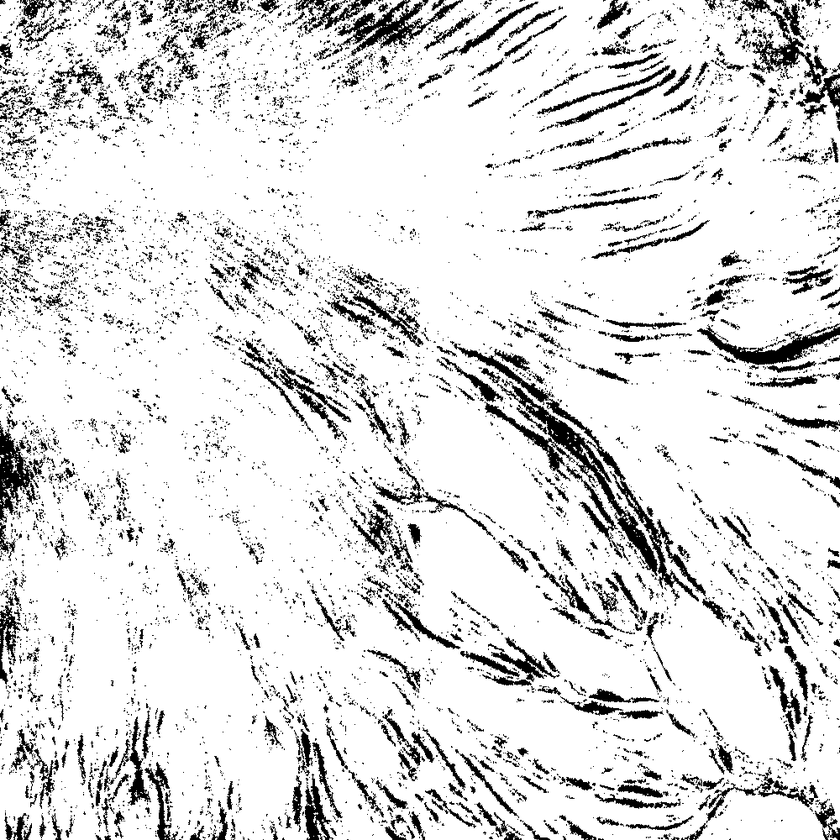
#> input picture BWAP_MyNDVI_LaurenArea.png, 840 x 840 px, shrunk from 1000 x 1000 before the run
$ python cclabel.py   (older library calls are emulated)
#> lines starting #> are read from the running program, lines starting #| are printed output that depends on the picture
#> the answer given: BWAP_MyNDVI_LaurenArea.png
#> further down, img is the input picture: PIL image 840x840 L; min 0, max 255, mean 222.6
### ufarray.py
# Array based union find data structure

# P: The array, which encodes the set membership of all the elements

class UFarray:
    def __init__(self):
        # Array which holds label -> set equivalences
        self.P = []

        # Name of the next label, when one is created
        self.label = 0
    def printUF(self):
        print self.P

    def length(self):
        return len(self.P)

    def makeLabel(self):
        r = self.label
        self.label += 1
        self.P.append(r)
        return r

    # Makes all nodes "in the path of node i" point to root
    def setRoot(self, i, root):
        while self.P[i] < i:
            j = self.P[i]
            self.P[i] = root
            i = j
        self.P[i] = root

    # Finds the root node of the tree containing node i
    def findRoot(self, i):
        while self.P[i] < i:
            i = self.P[i]
        return i

    # Finds the root of the tree containing node i
    # Simultaneously compresses the tree
    def find(self, i):
        root = self.findRoot(i)
        self.setRoot(i, root)
        return root

    # Joins the two trees containing nodes i and j
    # Modified to be less agressive about compressing paths
    # because performance was suffering some from over-compression
    def union(self, i, j):
        if i != j:
            root = self.findRoot(i)
            rootj = self.findRoot(j)
            if root > rootj: root = rootj
            self.setRoot(j, root)
            self.setRoot(i, root)

    def flatten(self):
        for i in range(1, len(self.P)):
            self.P[i] = self.P[self.P[i]]

    # [8 lines left out: function flattenL, not called in this run]


class Counter:
    def __init__(self):
        self.size = 1

    def addPoint(self):
        self.size += 1

    def getSize(self):
        return self.size

    def setSize(self, x):
        self.size = x

    def union(self, i):
        self.size += i.getSize()
        i.setSize(self.size)


### cclabel.py
#!/usr/bin/python

#
# Implements 8-connectivity connected component labeling
#
# Algorithm obtained from "Optimizing Two-Pass Connected-Component Labeling
# by Kesheng Wu, Ekow Otoo, and Kenji Suzuki
#

import Image, ImageDraw
from skimage.filter import threshold_otsu, threshold_adaptive
from skimage.util import img_as_ubyte
import numpy as np
from numpy import array
import sys
import math, random
from itertools import product
from ufarray import *
from matplotlib import pyplot as plt
import copy

labels={}
uf = UFarray()

def run(img):
    data=img.load()
    width, height = img.size
#> width = 840; height = 840

    # Union find data structure
    #uf = UFarray()

    #
    # First pass
    #

    # Dictionary of point:label pairs
    #labels = {}

    for y, x in product(range(height), range(width)):

        #
        # Pixel names were chosen as shown:
        #
        #   -------------
        #   | a | b | c |
        #   -------------
        #   | d | e |   |
        #   -------------
        #   |   |   |   |
        #   -------------
        #
        # The current pixel is e
        # a, b, c, and d are its neighbors of interest
        #
        # 255 is white, 0 is black
        # White pixels part of the background, so they are ignored
        # If a pixel lies outside the bounds of the image, it default to white
        #

        # If the current pixel is white, it's obviously not a component...
        if data[x, y] == 255:
            pass

        # If pixel b is in the image and black:
        #    a, d, and c are its neighbors, so they are all part of the same component
        #    Therefore, there is no reason to check their labels
        #    so simply assign b's label to e
        elif y > 0 and data[x, y-1] == 0:
            labels[x, y] = labels[(x, y-1)]
            labels[x,y][1].addPoint()

        # If pixel c is in the image and black:
        #    b is its neighbor, but a and d are not
        #    Therefore, we must check a and d's labels
        elif x+1 < width and y > 0 and data[x+1, y-1] == 0:

            c = labels[(x+1, y-1)]
            labels[x, y] = c
            labels[x,y][1].addPoint()

            # If pixel a is in the image and black:
            #    Then a and c are connected through e
            #    Therefore, we must union their sets
            if x > 0 and data[x-1, y-1] == 0:
                a = labels[(x-1, y-1)]
                uf.union(c[0], a[0])
                labels[x,y][1].union(labels[x-1,y-1][1])

            # If pixel d is in the image and black:
            #    Then d and c are connected through e
            #    Therefore we must union their sets
            elif x > 0 and data[x-1, y] == 0:
                d = labels[(x-1, y)]
                uf.union(c[0], d[0])
                labels[x,y][1].union(labels[x-1,y][1])

        # If pixel a is in the image and black:
        #    We already know b and c are white
        #    d is a's neighbor, so they already have the same label
        #    So simply assign a's label to e
        elif x > 0 and y > 0 and data[x-1, y-1] == 0:
            labels[x, y] = labels[(x-1, y-1)]
            labels[x,y][1].addPoint()
        # If pixel d is in the image and black
        #    We already know a, b, and c are white
        #    so simpy assign d's label to e
        elif x > 0 and data[x-1, y] == 0:
            labels[x, y] = labels[(x-1, y)]
            labels[x,y][1].addPoint()
        # All the neighboring pixels are white,
        # Therefore the current pixel is a new component
        else:
            labels[x, y] = [uf.makeLabel(), Counter()]
#> after the loop, labels = 210566 items


    #
    # Get rid of small regions
    # Doesn't delete every key... That i think is the issue


    uf.flatten()


    colors = {}

    # Image to display the components in a nice, colorful way
    output_img = Image.new("RGB", (width, height))
#> output_img: PIL image 840x840 RGB; every value is 0
    outdata = output_img.load()


    for (coords) in labels.keys():
        check=False
        # Name of the component the current point belongs to
        component = uf.find(labels[coords][0])
        size = labels[coords][1].getSize()
        if size<=25: #and size>=2000
            check=True

        # Update the labels with correct information
        labels[coords][0] = component

        # Associate a random color with this component
        if component not in colors:
            if check==True:
                colors[component]=(0,0,0)
            else:
                colors[component] = (random.randint(0,255), random.randint(0,255),random.randint(0,255))
            #colors[component] = (255,0,0)
        # Colorize the image
        outdata[coords] = colors[component]
#> this loop made 210566 passes
#> (coords, check, component, size) on passes 2 to 13: ((1, 0), False, 1, 29), ((2, 0), False, 1, 29), ((3, 0), True, 2, 1), ((4, 0), True, 3, 1), ((5, 0), True, 4, 1), ((6, 0), True, 5, 1), ((15, 0), True, 6, 1), ((18, 0), True, 7, 1), ((20, 0), True, 8, 1), ((21, 0), True, 9, 1), ((22, 0), True, 10, 1), ((23, 0), True, 11, 1)
#> (check, component, size) on pass 1: (True, 0, 1)
#> after the loop, colors = 138841 items


    return (labels, output_img)

#def main():
# Open the image
filename=raw_input("Filename: ")
img = Image.open(filename)

# Threshold the image, this implementation is designed to process b+w
# images only

#use 201 for .tif // use 190 for .png copies
#img = img.point(lambda p: (p < 144 or p>200) and 255)
#img.show()
#img.save("BW.png")
#img = img.convert('1')

# labels is a dictionary of the connected component data in the form:
#     (x_coordinate, y_coordinate) : component_id
#
# if you plan on processing the component data, this is probably what you
# will want to use
#
# output_image is just a frivolous way to visualize the components.
(labels, output_img) = run(img)
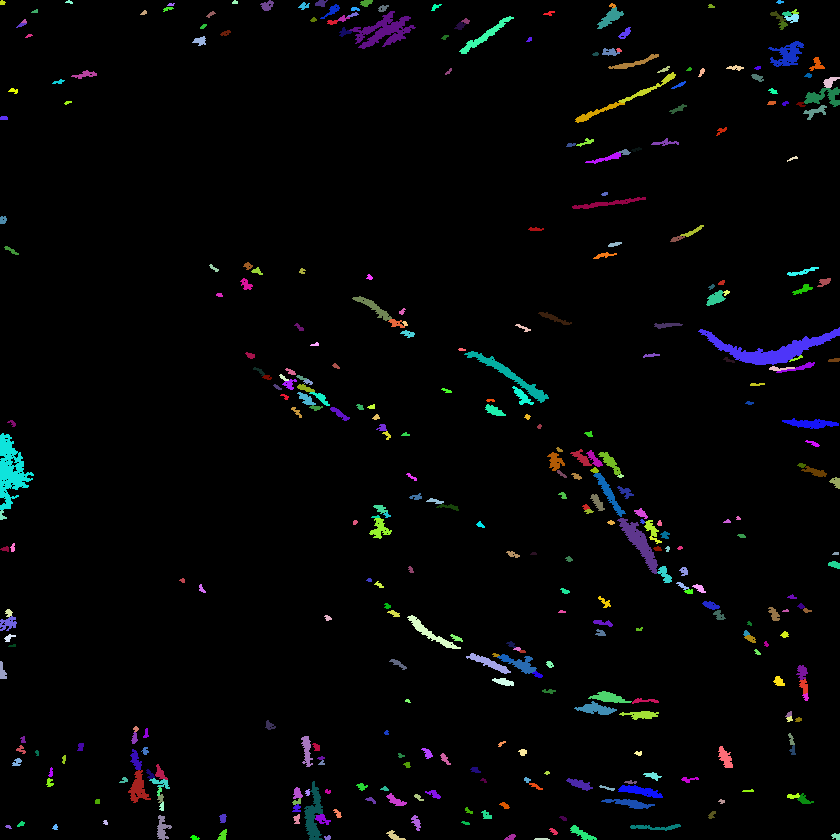
#> output_img: PIL image 840x840 RGB; mean R, G, B 4.4, 5, 5.9
#output_img = output_img.convert("1")
output_img.show()
filename = "cclabel_"+filename
output_img.save(filename)

#if __name__ == "__main__": main()

$ run again, on BWAP_n3.png
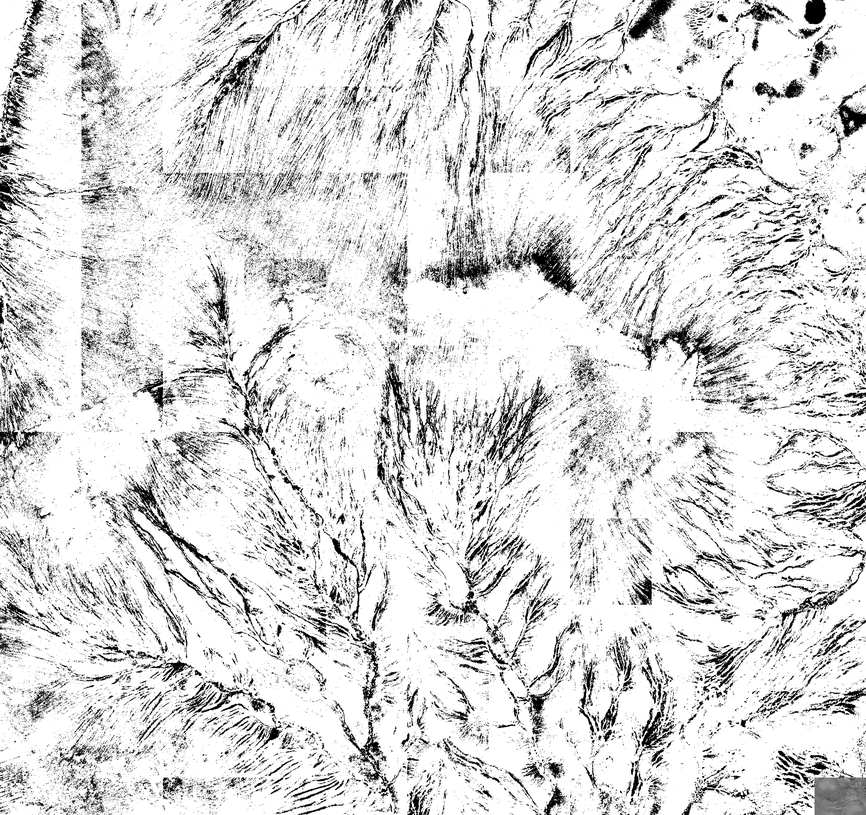
#> input picture BWAP_n3.png, 866 x 815 px, shrunk from 3147 x 2962 before the run
#> img is the input picture: PIL image 866x815 L; min 0, max 255, mean 218.1
#> after the loop in run, `for y, x in product(range(height), range(width)):`: labels = 396059 items
#> the loop in run, `for (coords) in labels.keys():` made 396059 passes
#> (coords, component, size) on passes 1 to 8: ((26, 0), 0, 1), ((27, 0), 1, 1), ((29, 0), 2, 1), ((32, 0), 3, 1), ((33, 0), 4, 1), ((34, 0), 5, 1), ((35, 0), 6, 1), ((36, 0), 7, 1)
#> after the loop in run, `for (coords) in labels.keys():`: colors = 368930 items
#> `(labels, output_img) = run(img)`:
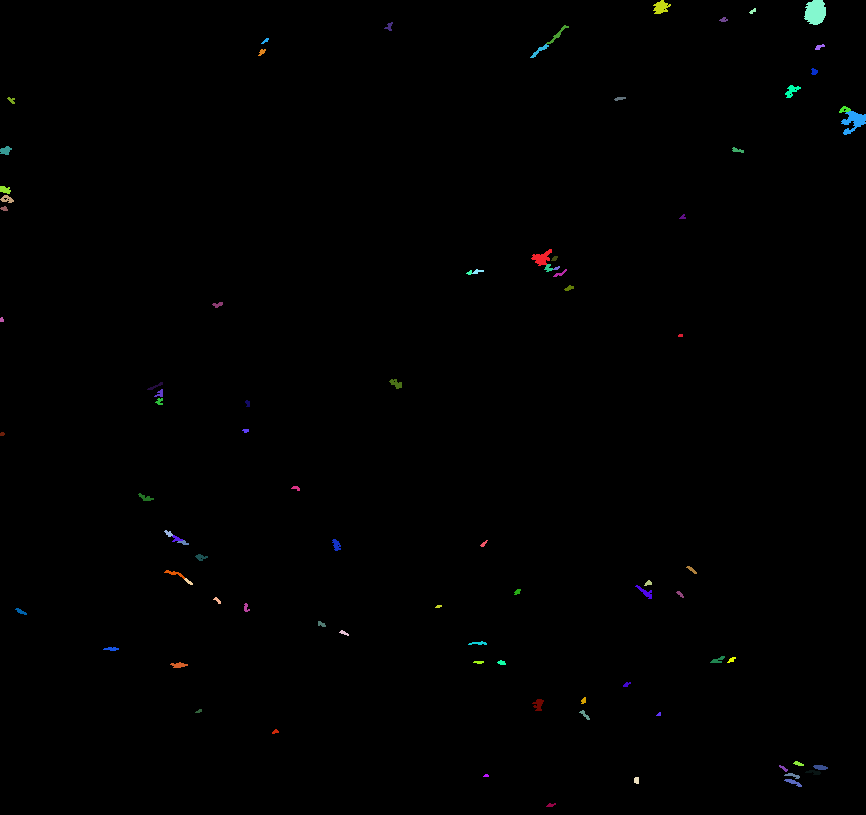
#> output_img: PIL image 866x815 RGB; mean R, G, B 0.7, 0.8, 0.8
